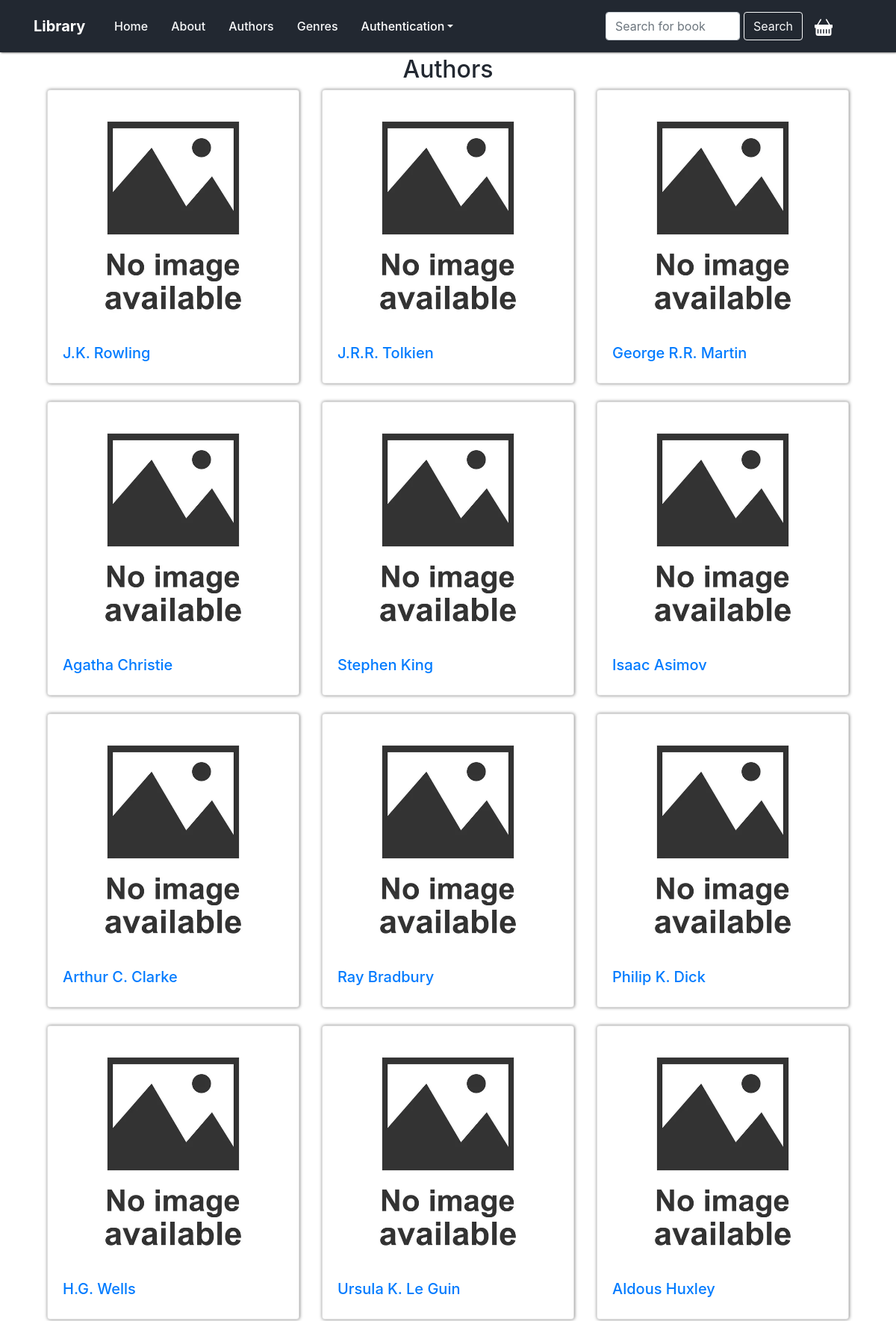
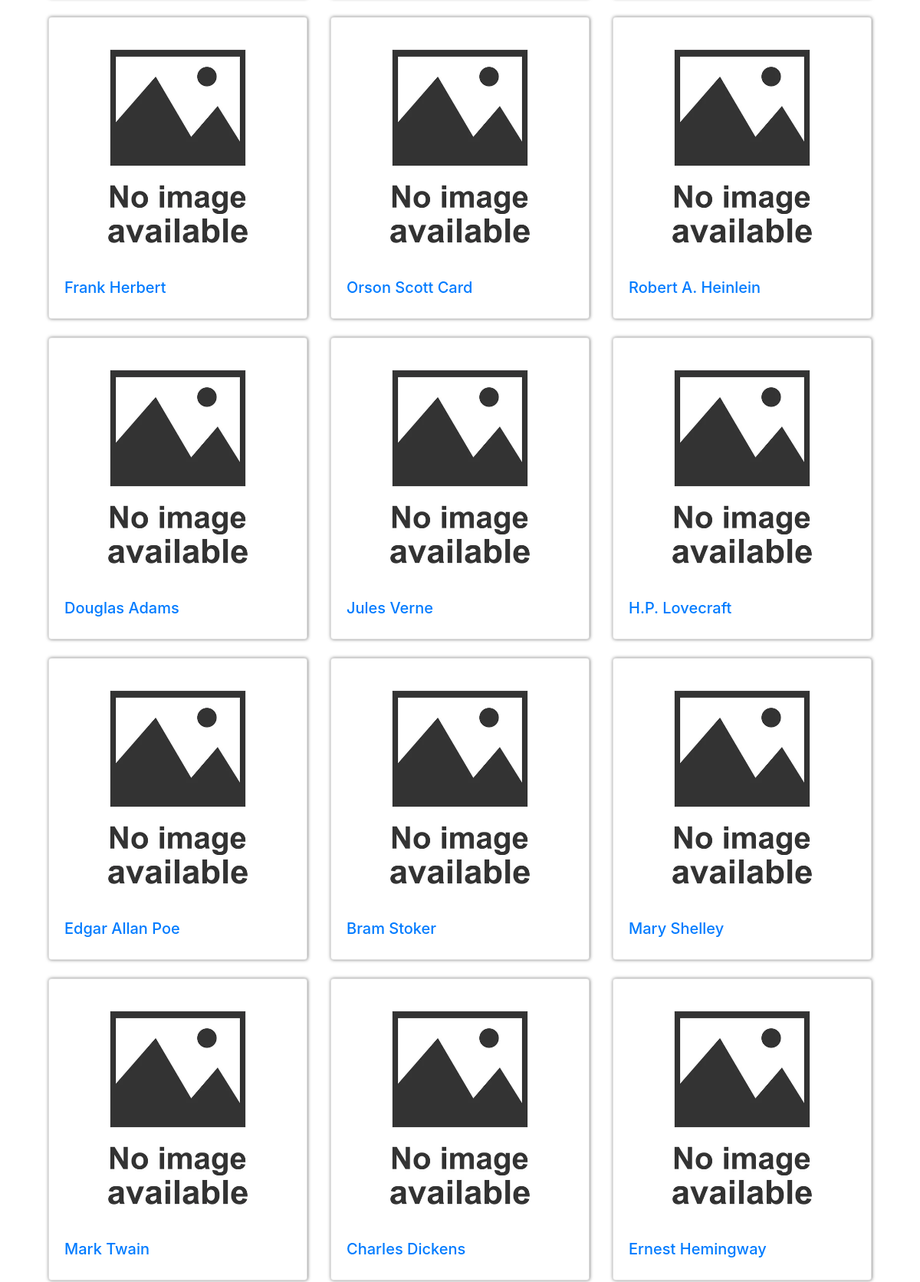
The page /library/authors/ (upper part) on the database its author committed (2 pictures, top to bottom).
### library/models.py (models this page shows, shortened)
class Author(models.Model):
    name = models.CharField(max_length=100, db_index=True)

### library/views.py (the view)
# urls.py: path('authors/', views.authors, name='authors'),
def authors(request):
    authors = Author.objects.all()
    context = {"title": "Authors", 'authors': authors}
    return render(request, 'library/authors.html', context=context)

### library/templatetags/tags.py (called while the page is built)
@register.simple_tag()
def get_menu():
    return views.menu

@register.simple_tag()
def get_year():
    return datetime.now().year

### library/templates/library/authors.html (shortened to what this page needs)
{%extends 'base.html'%}
{% load static %}
{%block content%}
<div class="container pt-5">
    <h2>{{title}}</h2>
    <div class="row">
        {%for author in authors%}
            <div class="col-md-4 mb-4">
                <div class="card h-100 card-shadow">
                    {% if author.image %}
                        <a href="{% url 'author_by_id' author.id %}"><img src="{% static 'library/images/{{ author.image }}' %}"
                             class="card-img-top" alt="{{author.name}}"></a>
                    {% else %}
                        <a href="{% url 'author_by_id' author.id %}"><img src="{% static 'library/images/default-book.jpg' %}"
                             class="card-img-top" alt="{{author.name}}"></a>
                    {% endif %}
                    <div class="card-body mt-n3">
                        <h5><a href="{% url 'author_by_id' author.id %}">{{ author.name }}</a></h5>
                    </div>
                </div>
            </div>
        {% endfor %}
    </div>
</div>
{%endblock%}

### library/static/library/css/index.css (style rules this page uses)
:root { --white-text: #FFF; --black: #333333; --deep-blue: #222831; }
body { margin: 20px; height: 100%; display: flex; flex-direction: column; min-height: 100vh; }
h1, h2 { text-align: center; margin-bottom: 40px; margin-top: 10px; !important; color: var(--deep-blue); }
.container > h2 { margin-top: 10px; }
.card-shadow { box-shadow: 0.5px 0 4px rgba(0, 0, 0, 0.5); }
.card-img-top { transform: scale(0.9); }

### rows shown on the page
Author: name "J.K. Rowling"
Author: name "J.R.R. Tolkien"
Author: name "George R.R. Martin"
Author: name "Agatha Christie"
Author: name "Stephen King"
Author: name "Isaac Asimov"
Author: name "Arthur C. Clarke"
Author: name "Ray Bradbury"
Author: name "Philip K. Dick"
Author: name "H.G. Wells"
Author: name "Ursula K. Le Guin"
Author: name "Aldous Huxley"
Author: name "Frank Herbert"
Author: name "Orson Scott Card"
Author: name "Robert A. Heinlein"
Author: name "Douglas Adams"
Author: name "Jules Verne"
Author: name "H.P. Lovecraft"
Author: name "Edgar Allan Poe"
Author: name "Bram Stoker"
Author: name "Mary Shelley"
Author: name "Mark Twain"
Author: name "Charles Dickens"
Author: name "Ernest Hemingway"

### other values the page prints
{{ item.title }} "Home" "About" "Authors" "Genres"
{{ title }} "Authors"
